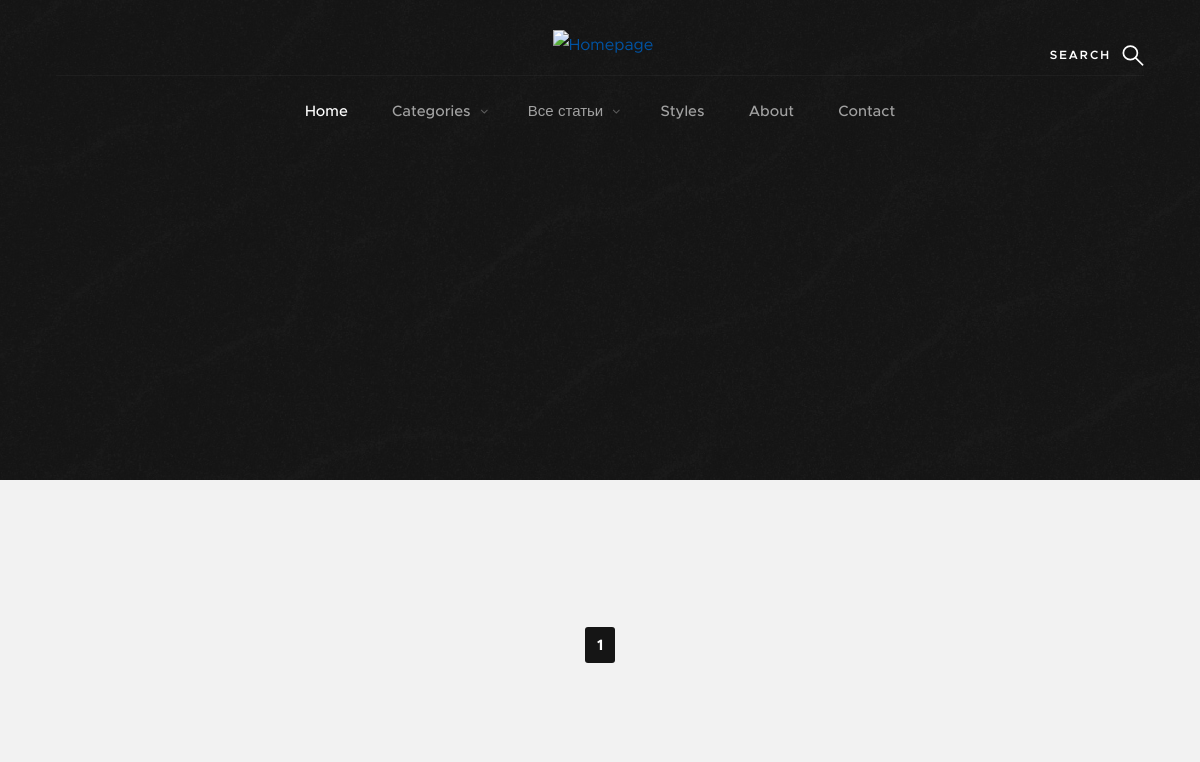
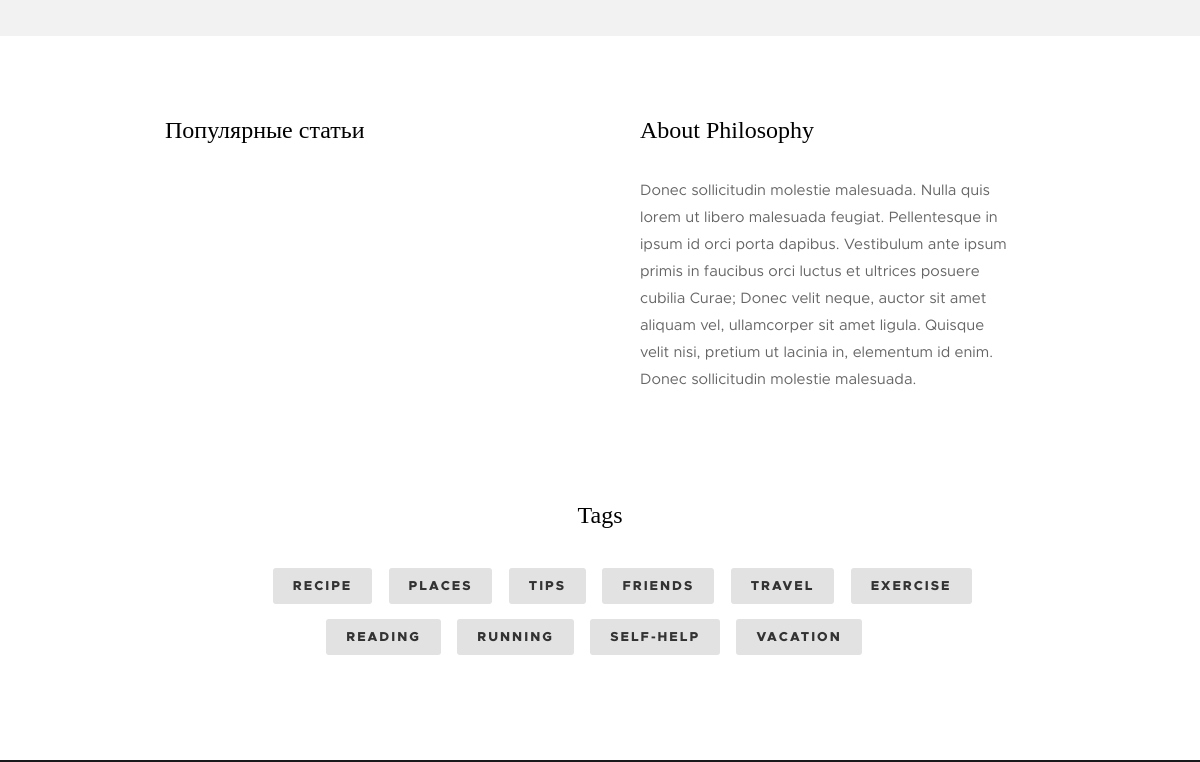
The app's page /blog/?page=2 (upper part), older data (2 pictures, top to bottom).
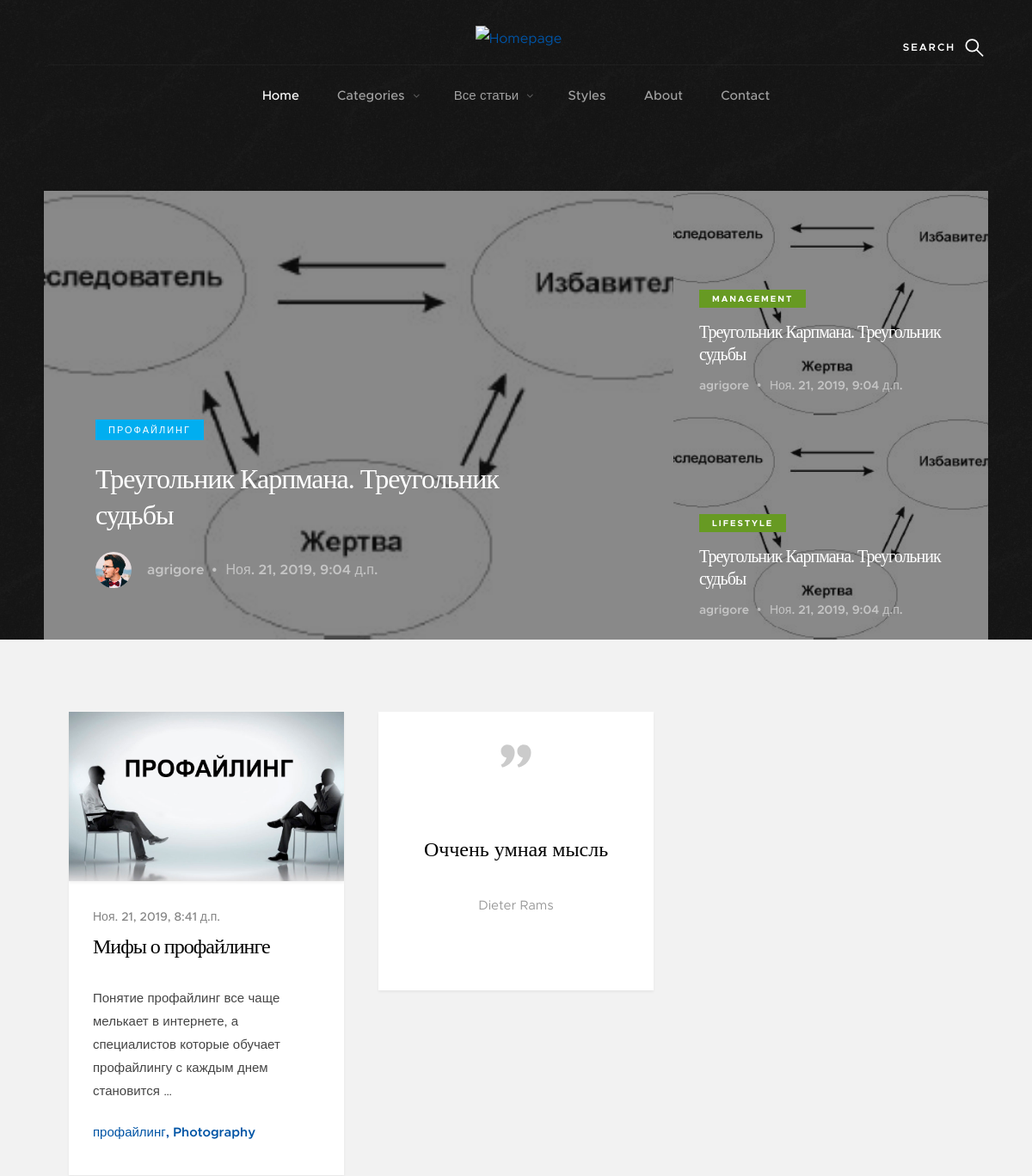
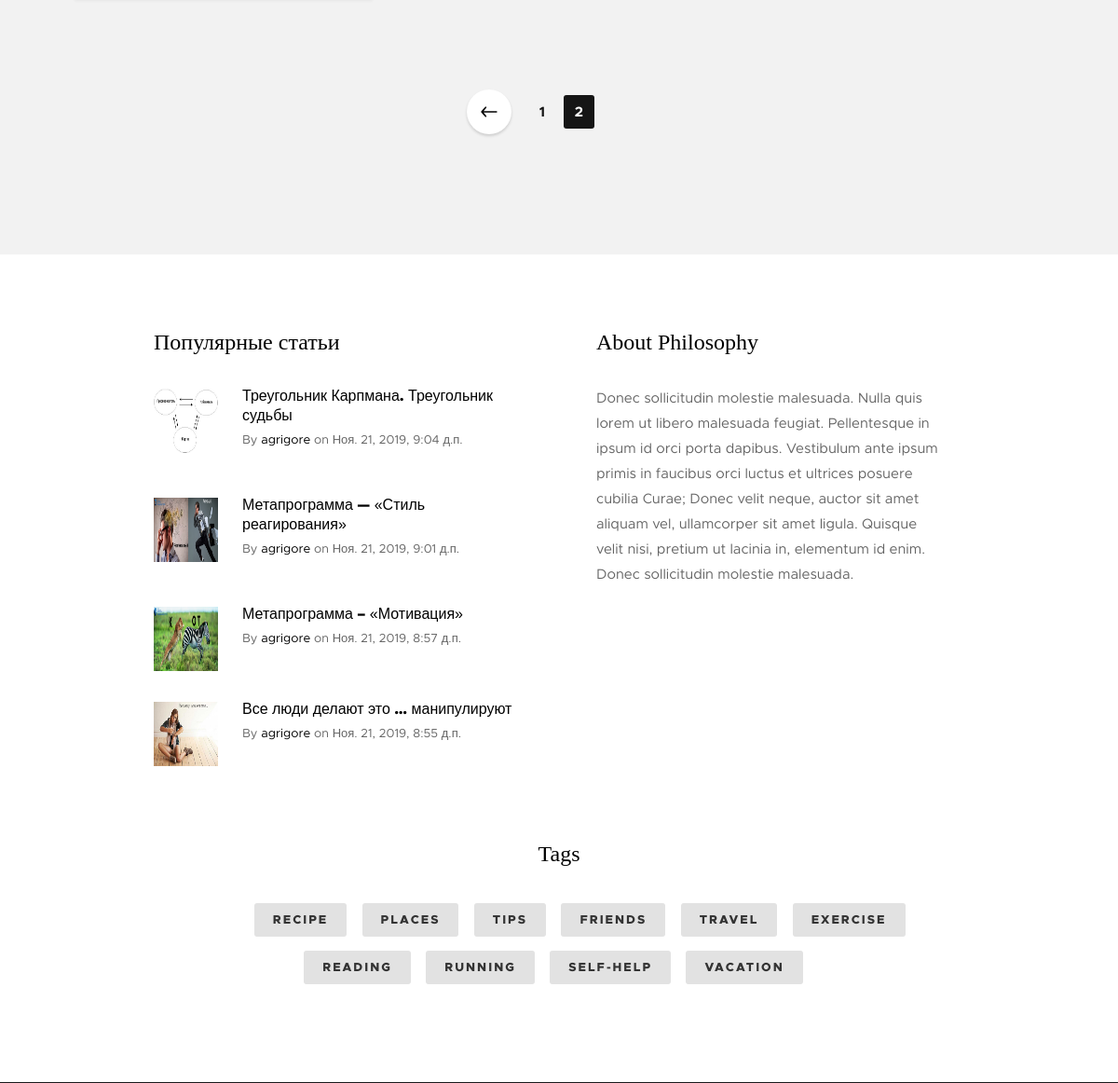
The same page, newer data (2 pictures, top to bottom).
### Blog/models.py (models this page shows, shortened)
class Post (models.Model):
    STATUS_CHOICES = (('draft', 'Draft'), ('published', 'Published'))
    title = models.CharField(max_length=250, verbose_name='Название')
    category = models.ForeignKey(Category, verbose_name='Категория', on_delete=models.SET_NULL, null=True)
    slug = models.SlugField(max_length=250, unique_for_date='published')
    author = models.ForeignKey(User, on_delete=models.CASCADE, related_name='blog_posts')
    image = models.ImageField(upload_to= generate_filename, verbose_name='Изображение')
    body = models.TextField(verbose_name='Содержание')
    published = models.DateTimeField(default=timezone.now)
    created = models.DateTimeField(auto_now_add=True)
    update = models.DateTimeField(auto_now=True)
    likes = models.PositiveIntegerField(default=0, verbose_name='Лайки')
    dislikes = models.PositiveIntegerField(default=0, verbose_name='Дизлайки')
    status = models.CharField(max_length=10, choices=STATUS_CHOICES, default='draft')
    class Meta:
        ordering = ('-published',)
    def get_absolute_url(self):
        return reverse('Blog:post_detail', args=[self.published.year, self.published.month, self.published.day, self.slug])

class Category(models.Model):
    title = models.CharField('Название', max_length=50)
    class Meta:
        verbose_name = 'Категория'
        verbose_name_plural = 'Категории'
    def __str__(self):
        return self.title

class Wisdom(models.Model):
    w_title = models.CharField(max_length=50, verbose_name='Название мысли')
    slug = models.SlugField(max_length=250, unique_for_date='published')
    message = models.TextField(max_length= 300, verbose_name='Содержание мысли')
    published = models.DateTimeField(default=timezone.now)
    class Meta:
        ordering = ('-published',)

### Blog/views.py (the view)
# urls.py: path('', views.post_list, name='post_list'),
def post_list(request):
    posts = Post.objects.all()
    a_posts = Post.objects.all()[:1]
    b_posts = Post.objects.all()[:1]
    c_posts = Post.objects.all()[:1]
    wisdoms=Wisdom.objects.all()
    categorys=Post.objects.all()
    pop_posts = Post.objects.all()[:6]
    paginator = Paginator(posts, 10)
    page = request.GET.get('page')
    try:
        posts = paginator.page(page)
    except PageNotAnInteger:
        posts = paginator.page(1)
    except EmptyPage:
        posts = paginator.page(paginator.num_pages)
    return render(request,'blog/post/list.html', {'page': page, 'posts': posts, 'wisdoms': wisdoms, 'a_posts': a_posts, 'b_posts': b_posts, 'c_posts': c_posts,
                   'pop_posts': pop_posts, 'categorys': categorys})

### templates/Blog/post/list.html (shortened to what this page needs)
{% extends 'Blog/index.html' %}
{% block s-content %}
   <section class="s-content">
        <div class="row masonry-wrap">
            <div class="masonry">
{% for post in posts %}
                <article class="masonry__brick entry format-standard" data-aos="fade-up">
                    <div class="entry__thumb">
                        <a href="{{ post.get_absolute_url }}" class="entry__thumb-link">
                            <img src="{{ post.image.url }}"
                                    srcset="{{post.image}} 1x, {{post.image}} 2x" alt="">
                        </a>
                    </div>
                    <div class="entry__text">
                        <div class="entry__header">
                            <div class="entry__date">
                                <a href="{{ post.get_absolute_url }}">{{ post.published }}</a>
                            </div>
                            <h1 class="entry__title"><a href="{{ post.get_absolute_url }}">{{ post.title }}</a></h1>
                        </div>
                        <div class="entry__excerpt">
                            <p>
                                {{ post.body|truncatewords:30|safe }}
                            </p>
                        </div>
                        <div class="entry__meta">
                            <span class="entry__meta-links">
                                <a href="category.html">{{post.category}}</a>
                                <a href="category.html">Photography</a>
                            </span>
                        </div>
                    </div>
                </article>
{% endfor %}
{% for wisdom in wisdoms %}
                <article class="masonry__brick entry format-quote" data-aos="fade-up">
                    <div class="entry__thumb">
                        <blockquote>
                            <p>{{wisdom.message}}</p>
                                <cite>Dieter Rams</cite>
                        </blockquote>
                    </div>
                </article>
{% endfor %}
            </div>
        </div>
{% endblock %}

### templates/Blog/index.html (shortened to what this page needs)
{% load static %}
<!DOCTYPE html>
<html class="no-js" lang="en">
<head>
    <link rel="stylesheet" href="{% static 'css/base.css'%}">
    <link rel="stylesheet" href="{% static 'css/vendor.css'%}">
    <link rel="stylesheet" href="{% static 'css/main.css'%}">
</head>
<body id="top">
    <section class="s-pageheader s-pageheader--home">
        <header class="header">
            <div class="header__content row">
                <div class="header__logo">
                    <a class="logo" href="{% url 'blog:post_list' %}">
                        <img src="/media/qwer.png" alt="Homepage">
                    </a>
                </div>
                <ul class="header__social">
                    <li>
                        <a href="#0"><i class="fa fa-facebook" aria-hidden="true"></i></a>
                    </li>
                    <li>
                        <a href="#0"><i class="fa fa-twitter" aria-hidden="true"></i></a>
                    </li>
                    <li>
                        <a href="#0"><i class="fa fa-instagram" aria-hidden="true"></i></a>
                    </li>
                    <li>
                        <a href="#0"><i class="fa fa-pinterest" aria-hidden="true"></i></a>
                    </li>
                </ul>
                <a class="header__search-trigger" href="#0"></a>
                <nav class="header__nav-wrap">
                    <ul class="header__nav">
                        <li class="current"><a href="#" title="">Home</a></li>
                        <li class="has-children">
                            <a href="#0" title="">Categories</a>
                        </li>
                        <li class="has-children">
                            <a href="post/detail.html" title="">Все статьи</a>
                        </li>
                        <li><a href="style-guide.html" title="">Styles</a></li>
                        <li><a href="about.html" title="">About</a></li>
                        <li><a href="contact.html" title="">Contact</a></li>
                    </ul>
                </nav>
            </div>
        </header>
        {% for a_post in a_posts %}
        <div class="pageheader-content row">
            <div class="col-full">
                <div class="featured">
                    <div class="featured__column featured__column--big">
                        <div class="entry" style="background-image:url({{ a_post.image.url }});">
                            <div class="entry__content">
                                <span class="entry__category"><a href="{{ a_post.category.url }}">{{a_post.category}}</a></span>
                                <h1><a href="#0"> <a href="{{ a_post.get_absolute_url }}"> {{ a_post.title }}</a> </h1>
                                <div class="entry__info">
                                    <a href="#0" class="entry__profile-pic">
                                        <img class="avatar" src="images/avatars/user-03.jpg" alt="">
                                    </a>
                                    <ul class="entry__meta">
                                        <li><a href="{{ a_post.author.url }}">{{ a_post.author }}</a></li>
                                        <li>{{a_post.published}}</li>
                                    </ul>
                                </div>
                            </div>
                        </div>
{% endfor %}
                    </div>
{% for b_post in b_posts %}
                    <div class="featured__column featured__column--small">
                        <div class="entry" style="background-image:url({{ b_post.image.url }});">
                            <div class="entry__content">
                                <span class="entry__category"><a href="#0">Management</a></span>
                                <h1><a href="{{ b_post.get_absolute_url }}" title="">{{ b_post.title }}</a></h1>
                                <div class="entry__info">
                                    <ul class="entry__meta">
                                        <li><a href="{{ b_post.author.url }}">{{b_post.author}}</a></li>
                                        <li>{{ b_post.published}}</li>
                                    </ul>
                                </div>
                            </div>
{% endfor %}
                        </div>
{% for c_post in c_posts %}
                        <div class="entry" style="background-image:url({{ c_post.image.url }});">
                            <div class="entry__content">
                                <span class="entry__category"><a href="#0">LifeStyle</a></span>
                                <h1><a href="{{ c_post.get_absolute_url }}" title="">{{ c_post.title }}</a></h1>
                                <div class="entry__info">
                                    <ul class="entry__meta">
                                        <li><a href="#0">{{ c_post.author }}</a></li>
                                        <li>{{c_post.published}}</li>
                                    </ul>
                                </div>
                            </div>
                        </div>
                    </div>
        {% endfor %}
        </div>
            </div>
        </div>
    </section>
{% block s-content %}
{% endblock %}
       <div class="row">
            <div class="col-full">
                <nav class="pgn">
                    <ul>
                        {% if posts.has_previous %}
                        <li><a class="pgn__prev" href="?page={{ posts.previous_page_number }}">Prev</a></li>
                        {% endif %}
                    {% for num in posts.paginator.page_range %}
                    {% if num == posts.number %}
                        <li><span class="pgn__num current">{{ num }}</span></li>
                    {% else %}
                        <li><a class="pgn__num" href="?page={{ num }}">{{ num }}</a></li>
                    {% endif %}
                    {% endfor %}
        </div>
    </section>
{% block content %}
    <section class="s-extra">
        <div class="row top">
            <div class="col-eight md-six tab-full popular">
                <h3>Популярные статьи</h3>
                <div class="block-1-2 block-m-full popular__posts">
                    <article class="col-block popular__post">
    {% for pop_post in pop_posts %}
                        <a href="#0" class="popular__thumb">
                            <img src="{{ pop_post.image.url }}" alt="">
                        </a>
                        <h5><a href="#0"> <a href="{{ pop_post.get_absolute_url }}"> {{ pop_post.title }}</a> </a></h5>
                        <section class="popular__meta">
                                <span class="popular__author"><span>By</span> <a href="#0"> {{ pop_post.author }}</a></span>
                            <span class="popular__date"><span>on</span> <time datetime="2017-12-19">{{ pop_post.published }}</time></span>
                        </section>
                    </article>
                <article class="col-block popular__post">
    {% endfor %}
                        </article>
                </div>
                </div>
            <div class="col-four md-six tab-full about">
                <h3>About Philosophy</h3>
                <p>
                Donec sollicitudin molestie malesuada. Nulla quis lorem ut libero malesuada feugiat. Pellentesque in ipsum id orci porta dapibus. Vestibulum ante ipsum primis in faucibus orci luctus et ultrices posuere cubilia Curae; Donec velit neque, auctor sit amet aliquam vel, ullamcorper sit amet ligula. Quisque velit nisi, pretium ut lacinia in, elementum id enim. Donec sollicitudin molestie malesuada.
                </p>
                <ul class="about__social">
                    <li>
                        <a href="#0"><i class="fa fa-facebook" aria-hidden="true"></i></a>
                    </li>
                    <li>
                        <a href="#0"><i class="fa fa-twitter" aria-hidden="true"></i></a>
                    </li>
                    <li>
                        <a href="#0"><i class="fa fa-instagram" aria-hidden="true"></i></a>
                    </li>
                    <li>
                        <a href="#0"><i class="fa fa-pinterest" aria-hidden="true"></i></a>
                    </li>
                </ul>
            </div>
        </div>
            {% block category %}
<div class="row bottom tags-wrap">
            <div class="col-full tags">
                <h3>Tags</h3>
                <div class="tagcloud">
                    <a href="#0">Recipe</a>
                    <a href="#0">Places</a>
                    <a href="#0">Tips</a>
                    <a href="#0">Friends</a>
                    <a href="#0">Travel</a>
                    <a href="#0">Exercise</a>
                    <a href="#0">Reading</a>
                    <a href="#0">Running</a>
                    <a href="#0">Self-Help</a>
                    <a href="#0">Vacation</a>
                </div>
            </div>
        </div>
{% endblock %}
    </section>
{% endblock %}
</body>
</body>
</html>

### static/css/base.css (style rules this page uses)
html { font-family: sans-serif; line-height: 1.15; -ms-text-size-adjust: 100%; -webkit-text-size-adjust: 100%; }
body { margin: 0; }
article, aside, footer, header, nav, section { display: block; }
h1 { font-size: 2em; margin: 0.67em 0; }
a { background-color: transparent; -webkit-text-decoration-skip: objects; }
img { border-style: none; }
html { font-size: 62.5%; box-sizing: border-box; }
*, *::before, *::after { box-sizing: inherit; }
body { font-weight: normal; line-height: 1; word-wrap: break-word; text-rendering: optimizeLegibility; -webkit-overflow-scrolling: touch; -webkit-text-size-adjust: none; }
body, input, button { -moz-osx-font-smoothing: grayscale; -webkit-font-smoothing: antialiased; }
img, video { max-width: 100%; height: auto; }
div, dl, dt, dd, ul, ol, li, h1, h2, h3, h4, h5, h6, pre, form, p, blockquote, th, td { margin: 0; padding: 0; }
h1, h2, h3, h4, h5, h6 { -webkit-font-smoothing: auto; -webkit-font-smoothing: antialiased; -webkit-font-variant-ligatures: common-ligatures; -moz-font-variant-ligatures: common-ligatures; font-variant-ligatures: common-ligatures; text-rendering: optimizeLegibility; }
em, i { font-style: italic; line-height: inherit; }
ol, ul { list-style: none; }
li { display: block; }
a { text-decoration: none; line-height: inherit; }
a img { border: none; }
.row { width: 94%; max-width: 1200px; margin: 0 auto; }
.row:after { content: ""; display: table; clear: both; }
[class*="col-"] { float: left; padding: 0 20px; }
.col-four, .col-1-3 { width: 33.33333%; }
.col-eight, .col-2-3 { width: 66.66667%; }
.col-twelve, .col-full { width: 100%; }
@media only screen and (max-width: 1200px) { [class*="col-"] { padding: 0 15px; } }
@media only screen and (max-width: 1200px) { .md-six, .md-1-2 { width: 50%; } }
[class*="block-"]:after { content: ""; display: table; clear: both; }
.block-1-2 .col-block { width: 50%; }
.block-1-6 .col-block:nth-child(6n + 1), .block-1-5 .col-block:nth-child(5n + 1), .block-1-4 .col-block:nth-child(4n + 1), .block-1-3 .col-block:nth-child(3n + 1), .block-1-2 .col-block:nth-child(2n + 1) { clear: both; }
@media only screen and (max-width: 1200px) { .block-m-full .col-block { width: 100%; clear: both; } }
@media only screen and (max-width: 1200px) { [class*="block-m-"] .col-block:nth-child(n) { clear: none; } }

Row changes from the older to the newer data that the page shows:
added Post: image (picture), category "ПРОФАЙЛИНГ", title "Треугольник Карпмана. Треугольник судьбы", author "agrigore", published "Ноя. 21, 2019, 9:04 д.п."
added Post: image (picture), published "Ноя. 21, 2019, 8:41 д.п.", title "Мифы о профайлинге", body "Понятие профайлинг все чаще мелькает в интернете, а специалистов которые обучает профайлингу с каждым днем становится …", category "профайлинг"
added Wisdom: message "Оччень умная мысль"
added Post: image (picture), title "Метапрограмма — «Стиль реагирования»", author "agrigore", published "Ноя. 21, 2019, 9:01 д.п.", shown under "Популярные статьи"
added Post: image (picture), title "Метапрограмма – «Мотивация»", author "agrigore", published "Ноя. 21, 2019, 8:57 д.п.", shown under "Популярные статьи"
added Post: image (picture), title "Все люди делают это … манипулируют", author "agrigore", published "Ноя. 21, 2019, 8:55 д.п.", shown under "Популярные статьи"
Text that changed along with them:
list line gone: "1"
new list line: "1"
new list line: "2"
